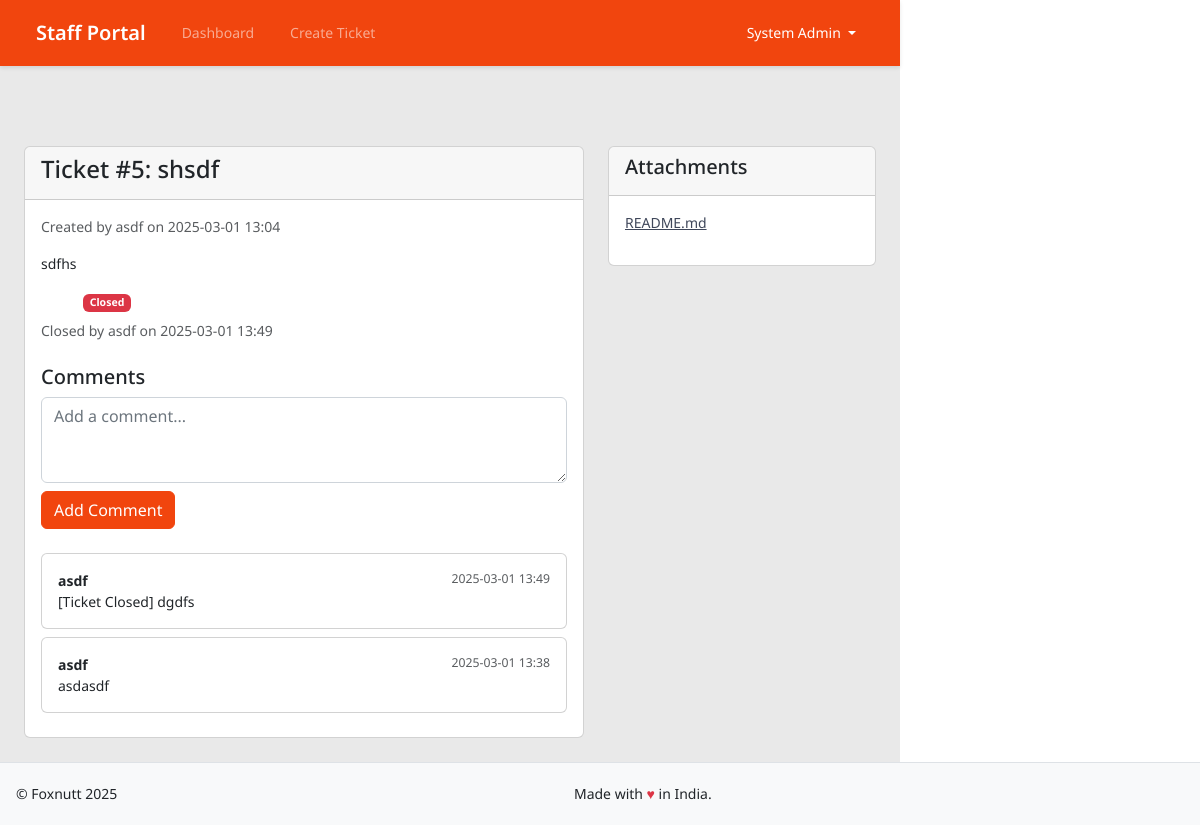
The app's page /staff/tickets/5/ (signed in) with its own data.
### tracker/models.py (models this page shows, shortened)
class UserDetail(AbstractBaseUser, PermissionsMixin):
    row_id = models.AutoField(primary_key=True)  # ✅ `row_id` is the primary key
    user_id = models.CharField(max_length=255, unique=True)
    user_name = models.CharField(max_length=255)
    is_email_verified = models.BooleanField(default=False)
    is_active = models.BooleanField(default=True)
    pagination = models.IntegerField(default=10)
    sorting = models.IntegerField(default=0)
    is_staff = models.BooleanField(default=False)
    is_superuser = models.BooleanField(default=False)
    role = models.ForeignKey(Role, on_delete=models.SET_NULL, null=True)
    objects = UserManager()
    USERNAME_FIELD = "user_id"
    REQUIRED_FIELDS = ["user_name"]
    class Meta:
        verbose_name = 'user'
        verbose_name_plural = 'users'
    groups = models.ManyToManyField(
        'auth.Group',
        verbose_name='groups',
        blank=True,
        related_name='userdetail_set',
        related_query_name='userdetail'
    )
    user_permissions = models.ManyToManyField(
        'auth.Permission',
        verbose_name='user permissions',
        blank=True,
        related_name='userdetail_set',
        related_query_name='userdetail'
    )

class Ticket(models.Model):
    STATUS_ACTIVE = 1
    STATUS_CLOSED = 2
    STATUS_PENDING = 3
    STATUS_CHOICES = [
        (STATUS_ACTIVE, 'Active'),
        (STATUS_CLOSED, 'Closed'),
        (STATUS_PENDING, 'Pending'),
    ]
    id = models.AutoField(primary_key=True)
    subject = models.CharField(max_length=200)
    description = models.TextField()
    created_by = models.ForeignKey(UserDetail, on_delete=models.CASCADE, related_name='created_tickets')
    assigned_to = models.ForeignKey(UserDetail, on_delete=models.SET_NULL, null=True, related_name='assigned_tickets')
    created_at = models.DateTimeField(auto_now_add=True)
    updated_at = models.DateTimeField(auto_now=True)
    status = models.PositiveSmallIntegerField(
        choices=STATUS_CHOICES,
        default=STATUS_ACTIVE
    )
    closed_at = models.DateTimeField(null=True, blank=True)
    closed_by = models.ForeignKey(
        UserDetail,
        on_delete=models.SET_NULL,
        null=True,
        blank=True,
        related_name='closed_tickets'
    )
    priority = models.ForeignKey(Priority, on_delete=models.SET_NULL, null=True)
    brand = models.CharField(max_length=100, blank=True, null=True)
    def get_status_display(self):
        return dict(self.STATUS_CHOICES).get(self.status, 'Unknown')
    class Meta:
        ordering = ['-created_at']  # Default ordering by creation date, newest first
        indexes = [
            models.Index(fields=['-created_at']),  # Add index for better performance
        ]

class TicketComment(models.Model):
    ticket = models.ForeignKey(Ticket, on_delete=models.CASCADE, related_name='comments')
    user = models.ForeignKey(UserDetail, on_delete=models.CASCADE)
    comment = models.TextField()
    created_at = models.DateTimeField(auto_now_add=True)
    is_internal = models.BooleanField(default=False)

class TicketAttachment(models.Model):
    ticket = models.ForeignKey(Ticket, on_delete=models.CASCADE, related_name='attachments')
    file_name = models.CharField(max_length=255)
    file = models.FileField(upload_to='ticket_attachments/')
    uploaded_by = models.ForeignKey(UserDetail, on_delete=models.CASCADE)
    uploaded_at = models.DateTimeField(auto_now_add=True)

### tracker/views.py (the view)
# urls.py: path('staff/tickets/<int:ticket_id>/', views.staff_view_ticket, name='staff_view_ticket'),
@role_required([Role.STAFF])
def staff_view_ticket(request, ticket_id):
    ticket = get_object_or_404(Ticket, id=ticket_id)
    if ticket.created_by != request.user and ticket.assigned_to != request.user:
        messages.error(request, "You don't have permission to view this ticket.")
        return redirect('staff_dashboard')
    comments = TicketComment.objects.filter(ticket=ticket).order_by('-created_at')
    attachments = TicketAttachment.objects.filter(ticket=ticket)
    context = {
        'ticket': ticket,
        'comments': comments,
        'attachments': attachments
    }
    return render(request, 'staff/view_ticket.html', context)

### tracker/templates/staff/view_ticket.html (shortened to what this page needs)
{% extends "shared/staff_base.html" %}
{% block staff_content %}
<div class="container mt-4">
    <div class="row">
        <div class="col-md-8">
            <div class="card">
                <div class="card-header d-flex justify-content-between align-items-center">
                    <h4>Ticket #{{ ticket.id }}: {{ ticket.subject }}</h4>
                </div>
                <div class="card-body">
                    <div class="ticket-details mb-4">
                        <p class="text-muted">Created by {{ ticket.created_by.user_name }} on {{ ticket.created_at|date:"Y-m-d H:i" }}</p>
                        <div class="description">
                            {{ ticket.description|linebreaks }}
                        </div>
                        <div class="mt-3">
                            <span class="badge bg-{{ ticket.priority.name|lower }}">{{ ticket.priority.name }}</span>
                            <span class="badge {% if ticket.status == 2 %}bg-danger{% else %}bg-success{% endif %}">
                                {{ ticket.get_status_display }}
                            </span>
                            {% if ticket.status == 2 %}
                            <p class="text-muted mt-2">
                                Closed by {{ ticket.closed_by.user_name }} on {{ ticket.closed_at|date:"Y-m-d H:i" }}
                            </p>
                            {% endif %}
                        </div>
                    </div>
                    <div class="comments-section">
                        <h5>Comments</h5>
                        <form method="POST" action="{% url 'staff_add_comment' ticket.id %}" class="mb-4">
                            <div class="form-group">
                                <textarea name="comment" class="form-control" rows="3" placeholder="Add a comment..."></textarea>
                            </div>
                            <button type="submit" class="btn btn-primary mt-2">Add Comment</button>
                        </form>
                        {% for comment in comments %}
                        <div class="comment card mb-2">
                            <div class="card-body">
                                <div class="d-flex justify-content-between">
                                    <strong>{{ comment.user.user_name }}</strong>
                                    <small class="text-muted">{{ comment.created_at|date:"Y-m-d H:i" }}</small>
                                </div>
                                <p class="mb-0">{{ comment.comment }}</p>
                            </div>
                        </div>
                        {% endfor %}
                    </div>
                </div>
            </div>
        </div>
        <div class="col-md-4">
            <div class="card">
                <div class="card-header">
                    <h5>Attachments</h5>
                </div>
                <div class="card-body">
                    {% if attachments %}
                        <ul class="list-unstyled">
                        {% for attachment in attachments %}
                            <li class="mb-2">
                                <a href="{{ attachment.file.url }}" target="_blank">
                                     {{ attachment.file_name }}
                                </a>
                            </li>
                        {% endfor %}
                        </ul>
                    {% else %}
                        <p class="text-muted">No attachments</p>
                    {% endif %}
                </div>
            </div>
        </div>
    </div>
</div>
{% endblock %}

### tracker/templates/shared/staff_base.html (shortened to what this page needs)
{% extends "base.html" %}
{% block content %}
<nav class="navbar navbar-expand-lg navbar-dark bg-primary">
    <div class="container-fluid">
        <a class="navbar-brand" href="{% url 'staff_dashboard' %}">
            Staff Portal
        </a>
        <div class="collapse navbar-collapse" id="staffNavbar">
            <ul class="navbar-nav me-auto">
                <li class="nav-item">
                    <a class="nav-link {% if request.resolver_match.url_name == 'staff_dashboard' %}active{% endif %}"
                       href="{% url 'staff_dashboard' %}">
                        Dashboard
                    </a>
                </li>
                <li class="nav-item">
                    <a class="nav-link {% if request.resolver_match.url_name == 'staff_create_ticket' %}active{% endif %}"
                       href="{% url 'staff_create_ticket' %}">
                        Create Ticket
                    </a>
                </li>
            </ul>
            <ul class="navbar-nav ms-auto">
                <li class="nav-item dropdown">
                    <button class="nav-link dropdown-toggle btn btn-link"
                            id="staffDropdown"
                            data-bs-toggle="dropdown"
                            aria-expanded="false">
                        {{ request.user.user_name }}
                    </button>
                </li>
            </ul>
        </div>
    </div>
</nav>
<div class="container-fluid py-4">
    {% block staff_content %}{% endblock %}
</div>
{% endblock %}

### tracker/static/assets/css/style.css (style rules this page uses)
html, body { min-height: 100%; }
body { margin: 0; font-family: 'Noto Sans', sans-serif; font-size: 14px; }
h1, h2, h3, h4, h5, h6 { font-family: 'Noto Sans', sans-serif; }
.main_bg { background: #fff; }
a, a:hover, a:visited { color: rgb(63, 71, 90); text-decoration: underline; }

### tracker/templates/shared/staff_base.html (style rules this page uses)
.navbar { box-shadow: 0 2px 4px rgba(0,0,0,0.1); padding: 0.8rem 1rem; margin-bottom: 2rem; }
.navbar-brand { font-weight: 600; }
.nav-link { padding: 0.5rem 1rem !important; transition: all 0.3s ease; }
.nav-link.dropdown-toggle { background: none; border: none; color: white; }

### records on screen
UserDetail: user.user_name "System Admin"
Ticket: id "5", subject "shsdf", created_by.user_name "asdf", created_at "2025-03-01 13:04", description "sdfhs", status "Closed", closed_by.user_name "asdf", closed_at "2025-03-01 13:49"
TicketComment: user.user_name "asdf", created_at "2025-03-01 13:49", comment "[Ticket Closed] dgdfs"
TicketComment: user.user_name "asdf", created_at "2025-03-01 13:38", comment "asdasdf"
TicketAttachment: file_name "README.md"
